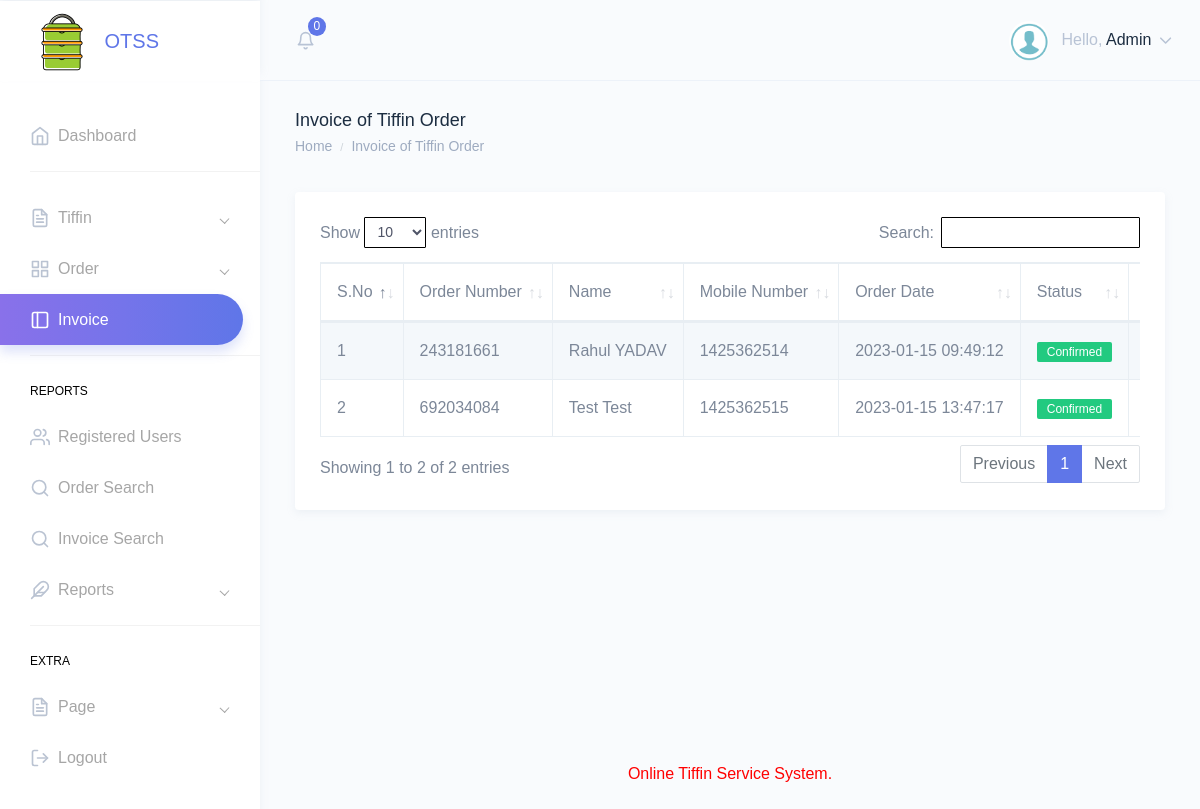
The page /otss/admin/invoice.php (signed in) on the database its author committed.
### tables this page shows
CREATE TABLE `tblorder` (
  `ID` int(10) NOT NULL,
  `TiffinID` int(10) DEFAULT NULL,
  `UserID` int(5) NOT NULL,
  `OrderNumber` int(10) DEFAULT NULL,
  `FullName` varchar(120) DEFAULT NULL,
  `Email` varchar(200) DEFAULT NULL,
  `MobileNumber` bigint(10) DEFAULT NULL,
  `Quantity` int(10) DEFAULT NULL,
  `FromDate` varchar(200) DEFAULT NULL,
  `ToDate` varchar(200) DEFAULT NULL,
  `Time` varchar(50) DEFAULT NULL,
  `Address` mediumtext DEFAULT NULL,
  `OrderDate` timestamp NULL DEFAULT current_timestamp(),
  `TotalCost` varchar(200) NOT NULL,
  `Remark` varchar(200) NOT NULL,
  `Status` varchar(50) DEFAULT NULL,
  `UpdationDate` timestamp NULL DEFAULT NULL ON UPDATE current_timestamp()
);

### otss/admin/invoice.php (the view, shortened to what this page needs)
<?php
include('includes/dbconnection.php');
if (strlen($_SESSION['otssaid']==0)) {
  header('location:logout.php');
  } else{
  ?>
<!DOCTYPE html>
<html dir="ltr" lang="en">
<head>
    <link href="assets/extra-libs/datatables.net-bs4/css/dataTables.bootstrap4.css" rel="stylesheet">
    <link href="dist/css/style.min.css" rel="stylesheet">
</head>
<body>
    <div id="main-wrapper" data-theme="light" data-layout="vertical" data-navbarbg="skin6" data-sidebartype="full" data-sidebar-position="fixed" data-header-position="fixed" data-boxed-layout="full">
         <?php include_once('includes/header.php');?>
        <?php include_once('includes/sidebar.php');?>
        <div class="page-wrapper">
            <div class="page-breadcrumb">
                <div class="row">
                    <div class="col-7 align-self-center">
                        <h4 class="page-title text-truncate text-dark font-weight-medium mb-1">Invoice of Tiffin Order</h4>
                        <div class="d-flex align-items-center">
                            <nav aria-label="breadcrumb">
                                <ol class="breadcrumb m-0 p-0">
                                    <li class="breadcrumb-item"><a href="dashboard.php" class="text-muted">Home</a></li>
                                    <li class="breadcrumb-item text-muted active" aria-current="page">Invoice of Tiffin Order</li>
                                </ol>
                            </nav>
                        </div>
                    </div>
                </div>
            </div>
            <div class="container-fluid">
                <div class="row">
                    <div class="col-12">
                        <div class="card">
                            <div class="card-body">
                                <div class="table-responsive">
                                    <table id="zero_config" class="table table-striped table-bordered no-wrap">
                                        <thead>
                                            <tr>
                                                <th>S.No</th>
                                                <th>Order Number</th>
                                                <th>Name</th>
                                                <th>Mobile Number</th>
                                                <th>Order Date</th>
                                                <th>Status</th>
                                                <th>Action</th>
                                            </tr>
                                        </thead>
                                        <tbody>
                                            <?php
$sql="SELECT * from tblorder where Status='Confirmed'";
$query = $dbh -> prepare($sql);
$query->execute();
$results=$query->fetchAll(PDO::FETCH_OBJ);
$cnt=1;
if($query->rowCount() > 0)
{
foreach($results as $row)
{               ?>
                                            <tr>
                                                <td><?php echo htmlentities($cnt);?></td>
                                                <td><?php  echo htmlentities($row->OrderNumber);?></td>
                                                <td><?php  echo htmlentities($row->FullName);?></td>
                                                <td><?php  echo htmlentities($row->MobileNumber);?></td>
                                                <td><?php  echo htmlentities($row->OrderDate);?></td>
                                                <?php if($row->Status==""){ ?>
                     <td class="font-w600"><?php echo "Not Updated Yet"; ?></td>
<?php } else { ?>
                                        <td class="d-none d-sm-table-cell">
                                            <span class="badge badge-success"><?php  echo htmlentities($row->Status);?></span>
                                        </td>
<?php } ?>
                                                <td><a href="invoice-generating.php?invid=<?php echo htmlentities ($row->ID);?>" target="_blank"><i class="fa fa-file" aria-hidden="true"></i></a></td>
                                            </tr>
                                    <?php $cnt=$cnt+1;}} ?>
                                        </tbody>
                                    </table>
                                </div>
                            </div>
                        </div>
                    </div>
                </div>
            </div>
         <?php include_once('includes/footer.php');?>
        </div>
    </div>
</body>
</html>
<?php }  ?>

### otss/admin/includes/header.php (shortened to what this page needs)
<header class="topbar" data-navbarbg="skin6">
            <nav class="navbar top-navbar navbar-expand-md">
                <div class="navbar-header" data-logobg="skin6">
                    <div class="navbar-brand">
                        <a href="dashboard.php">
                            <b class="logo-icon">
                                <img src="assets/images/logo-icon.png" alt="homepage" class="dark-logo" />
                            </b>
                           <strong>OTSS</strong>
                        </a>
                    </div>
                </div>
                <div class="navbar-collapse collapse" id="navbarSupportedContent">
                    <ul class="navbar-nav float-left mr-auto ml-3 pl-1">
                        <li class="nav-item dropdown">
                            <?php
                        $sql ="SELECT * from  tblorder where Status is null ";
$query = $dbh -> prepare($sql);
$query->execute();
$totneworder=$query->rowCount();
?>
                            <a class="nav-link dropdown-toggle pl-md-3 position-relative" href="javascript:void(0)"
                                id="bell" role="button" data-toggle="dropdown" aria-haspopup="true"
                                aria-expanded="false">
                                <span><i data-feather="bell" class="svg-icon"></i></span>
                                <span class="badge badge-primary notify-no rounded-circle"><?php echo htmlentities($totneworder);?></span>
                            </a>
                        </li>
                    </ul>
                    <ul class="navbar-nav float-right">
                        <li class="nav-item dropdown">
                            <a class="nav-link dropdown-toggle" href="javascript:void(0)" data-toggle="dropdown"
                                aria-haspopup="true" aria-expanded="false">
                                <img src="assets/images/users/images.png" alt="user" class="rounded-circle"
                                    width="40">
                                    <?php
$aid=$_SESSION['otssaid'];
$sql="SELECT AdminName,Email from  tbladmin where ID=:aid";
$query = $dbh -> prepare($sql);
$query->bindParam(':aid',$aid,PDO::PARAM_STR);
$query->execute();
$results=$query->fetchAll(PDO::FETCH_OBJ);
$cnt=1;
if($query->rowCount() > 0)
{
foreach($results as $row)
{               ?>
                                <span class="ml-2 d-none d-lg-inline-block"><span>Hello,</span> <span
                                        class="text-dark"><?php  echo $row->AdminName;?></span> <i data-feather="chevron-down"
                                        class="svg-icon"></i></span><?php $cnt=$cnt+1;}} ?>
                            </a>
                        </li>
                    </ul>
                </div>
            </nav>
        </header>

### rows shown on the page
tblorder: OrderNumber "243181661", FullName "Rahul YADAV", MobileNumber "1425362514", OrderDate "2023-01-15 09:49:12", Status "Confirmed"
tblorder: OrderNumber "692034084", FullName "Test Test", MobileNumber "1425362515", OrderDate "2023-01-15 13:47:17", Status "Confirmed"

### other values the page prints
$totneworder "0"
$row->AdminName "Admin"
